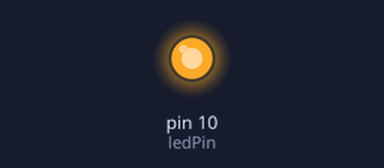
Recording of a sketch running on a simulated Arduino Uno, built with avr-gcc and run on an emulated ATmega328P. Parts: output pins drawn as LEDs (lit = HIGH).

Above: at 0.05 s.
At 1.05 s:
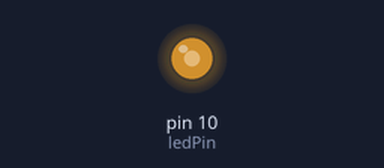
At 2.1 s:
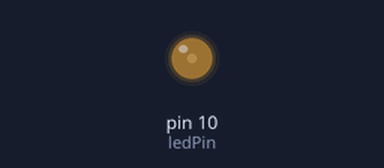
At 4.55 s:
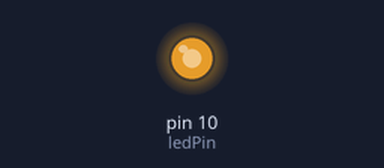
Timing chart, 0 to 6.6 s (numbered marks = the images above):
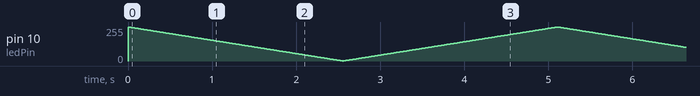

The sketch:

LED_BRILLO_VARIABLE.ino
```cpp
int ledPin = 10; // define digital pin 10.

void setup()
{
   pinMode( ledPin, OUTPUT) ;
}

void loop()
{
  /*
   * Aquí aprovecho ( por pura vagancia) para hacer el ciclo de subir y bajar el brillo del LED con un único bucle. La función abs(num),
   * devuelve el valor absoluto o sin signo de un número num, y por eso mientras que i viaja de -255 a 255, abs(i)
   * va de 255 a 0 y vuelta a subir a 255. ¿Que os parece el truco?
   */
   for ( int i= -255 ; i<255 ; i++)
   {
       analogWrite (ledPin, abs(i)) ;
       delay( 10);
   }
}
```
